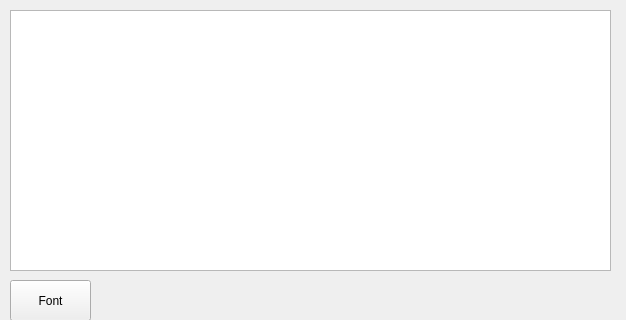
<?xml version="1.0" encoding="UTF-8"?>
<ui version="4.0">
 <class>Form</class>
 <widget class="QWidget" name="Form">
  <property name="geometry">
   <rect>
    <x>0</x>
    <y>0</y>
    <width>626</width>
    <height>320</height>
   </rect>
  </property>
  <property name="windowTitle">
   <string>Demo QFontDialog</string>
  </property>
  <widget class="QTextEdit" name="textEdit">
   <property name="geometry">
    <rect>
     <x>10</x>
     <y>10</y>
     <width>601</width>
     <height>261</height>
    </rect>
   </property>
  </widget>
  <widget class="QPushButton" name="pushButton">
   <property name="geometry">
    <rect>
     <x>10</x>
     <y>280</y>
     <width>81</width>
     <height>41</height>
    </rect>
   </property>
   <property name="text">
    <string>Font</string>
   </property>
  </widget>
 </widget>
 <resources/>
 <connections/>
</ui>
